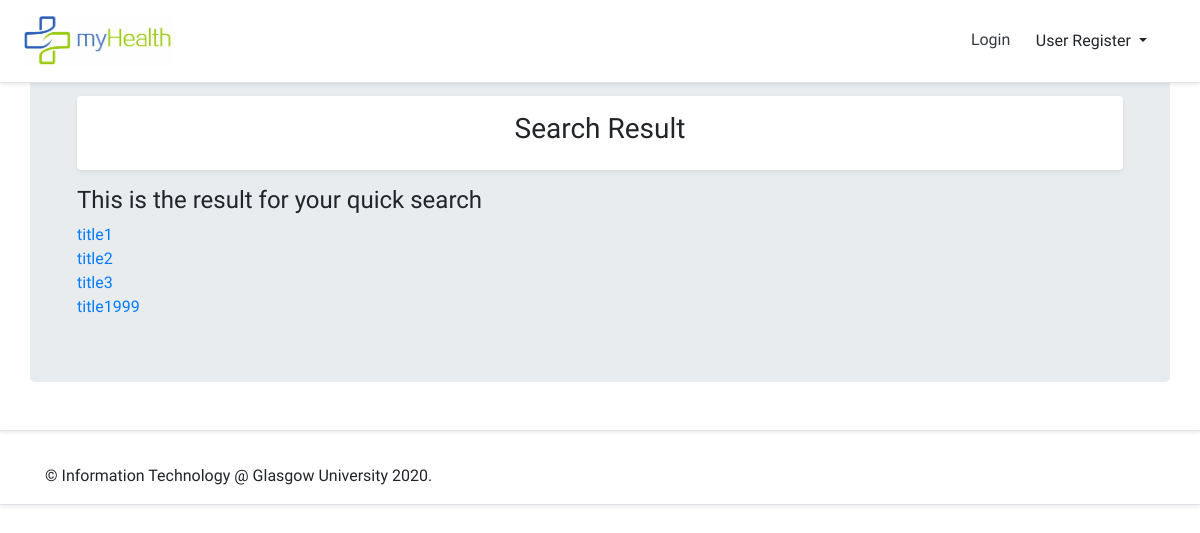
/myhealth/search/, run on the app's committed database.
### myhealth/models.py (models this page shows, shortened)
class Post(models.Model):
    title = models.CharField(max_length=50)
    content = models.TextField()
    timestamp = models.DateTimeField(auto_now_add=True)
    author = models.ForeignKey(get_user_model(), on_delete=models.CASCADE)
    featured = models.BooleanField(default=False)
    def get_absolute_url(self):
        return reverse('post_detail',kwargs={
            'id':self.id
        })

### myhealth/views.py (the view)
# urls.py: path('search/', views.search, name='search'),
def search(request):
    queryset_post = Post.objects.all()
    query = request.GET.get('q')
    if query:
        queryset_post = queryset_post.filter(
            Q(title__icontains=query) |
            Q(content__icontains=query)
        ).distinct()
    context = {
        'queryset_post': queryset_post
    }
    return render(request, "myhealth/searchResult.html", context)

### templates/myhealth/searchResult.html (shortened to what this page needs)
{% extends "myhealth/base.html" %}
{% block content %}
<div class="my-3 p-3 bg-white rounded shadow-sm">
    <section class="text-center">
        <h3>Search Result</h3>
    </section>
</div>
<h4>This is the result for your quick search</h4>
{% for post in queryset_post %}
<a href="{{post.get_absolute_url }}" class="h6">{{ post.title }}</a>
<br/>
{% endfor %}
{% endblock content %}

### static/css/base.css (style rules this page uses)
a:link { text-decoration: none; font-family: 'Baloo Paaji 2', cursive; }
.h1, .h2, .h3, .h4, .h5, .h6, h1, h2, h3, h4, h5, h6, p, .p { font-family: 'Baloo Paaji 2', cursive; }

### data on the page
Post: title "title1"
Post: title "title2"
Post: title "title3"
Post: title "title1999"
